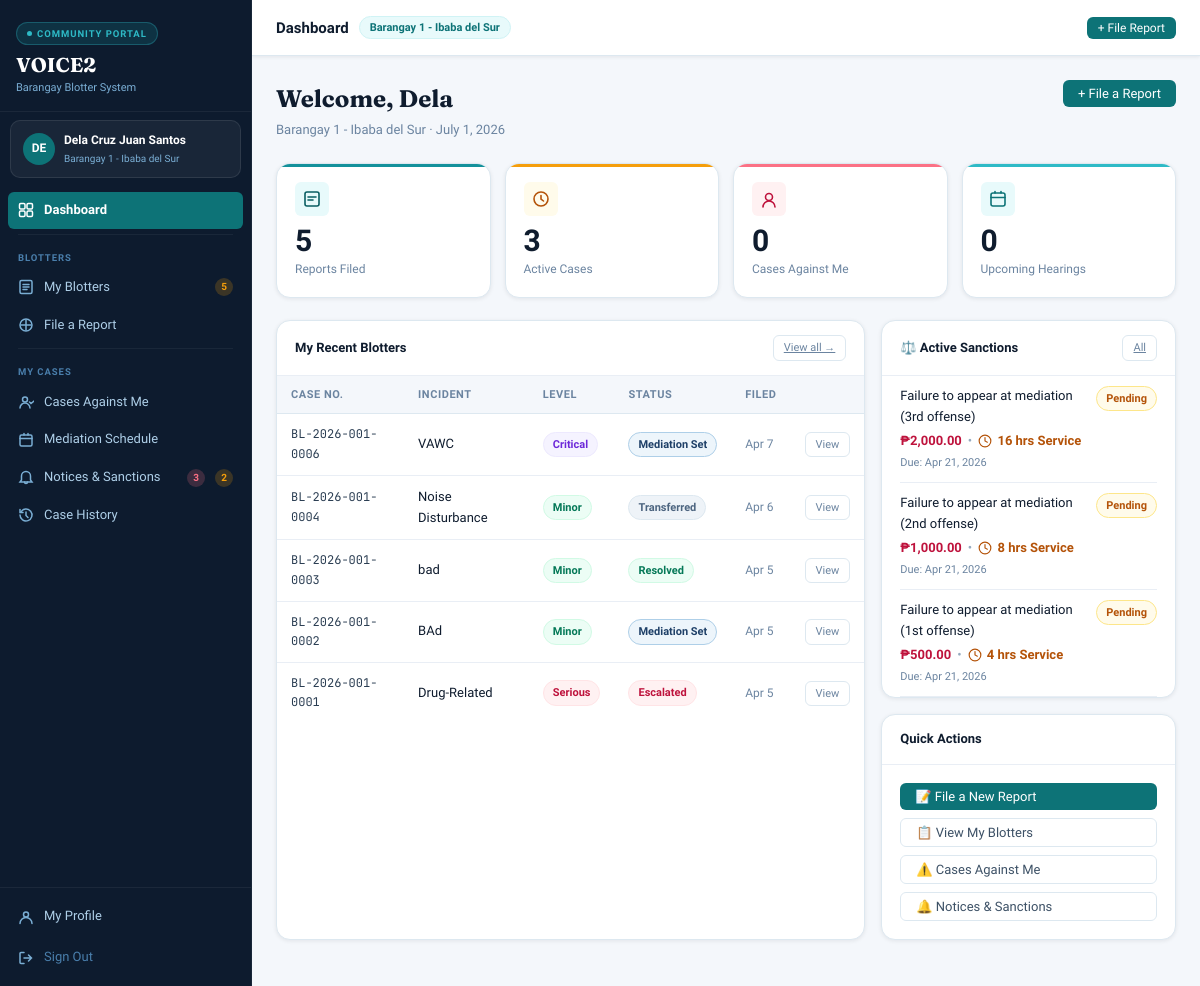
Before: /community-portal/index.php (signed in) with the older database file.
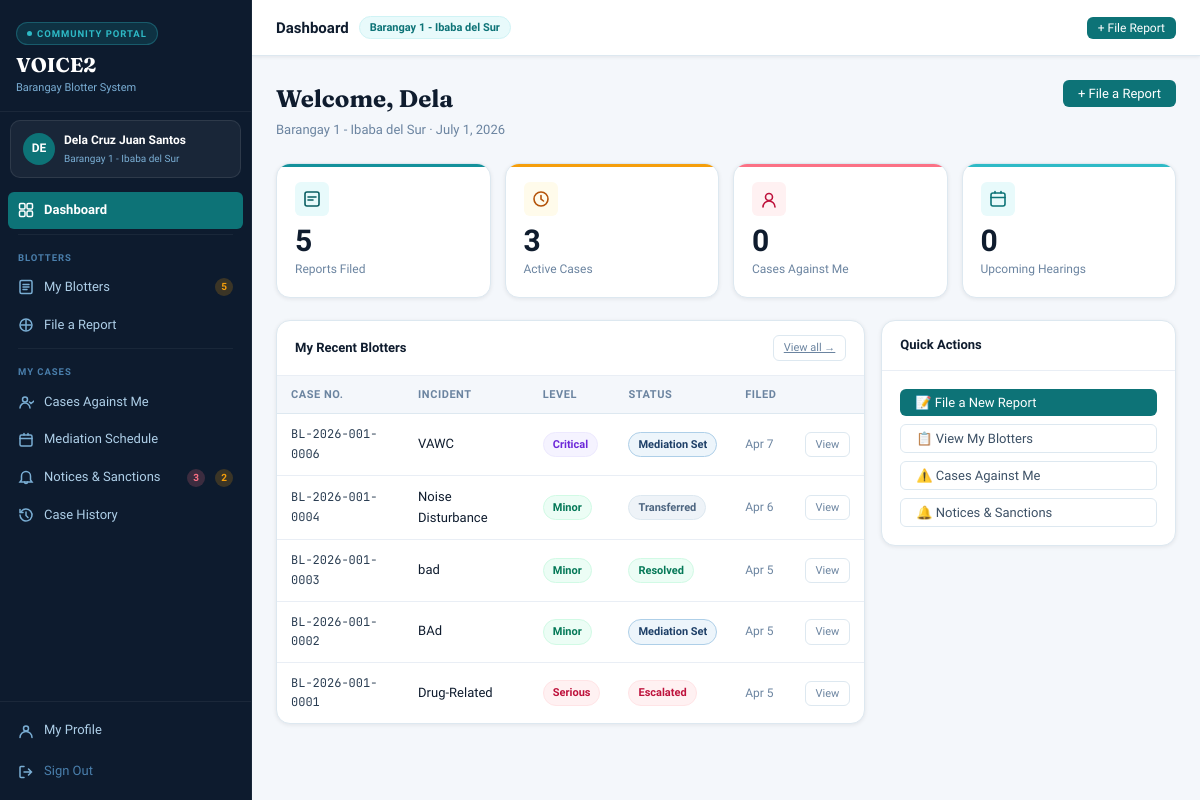
After: the same page with the newer database file.
### tables this page shows
CREATE TABLE `barangays` (
  `id` int(10) UNSIGNED NOT NULL,
  `name` varchar(120) NOT NULL,
  `municipality` varchar(120) NOT NULL,
  `province` varchar(120) DEFAULT NULL,
  `psgc_code` varchar(20) DEFAULT NULL,
  `contact_no` varchar(20) DEFAULT NULL,
  `email` varchar(120) DEFAULT NULL,
  `address` text DEFAULT NULL,
  `captain_name` varchar(120) DEFAULT NULL,
  `is_active` tinyint(1) NOT NULL DEFAULT 1,
  `created_at` datetime NOT NULL DEFAULT current_timestamp(),
  `updated_at` datetime NOT NULL DEFAULT current_timestamp() ON UPDATE current_timestamp()
);

CREATE TABLE `blotters` (
  `id` int(10) UNSIGNED NOT NULL,
  `case_number` varchar(30) NOT NULL,
  `barangay_id` int(10) UNSIGNED NOT NULL,
  `complainant_user_id` int(10) UNSIGNED DEFAULT NULL,
  `respondent_user_id` int(10) UNSIGNED DEFAULT NULL,
  `complainant_name` varchar(200) NOT NULL,
  `complainant_contact` varchar(20) DEFAULT NULL,
  `complainant_address` text DEFAULT NULL,
  `respondent_name` varchar(200) NOT NULL DEFAULT 'Unknown',
  `respondent_contact` varchar(20) DEFAULT NULL,
  `respondent_address` text DEFAULT NULL,
  `incident_type` varchar(100) NOT NULL,
  `violation_level` enum('minor','moderate','serious','critical') NOT NULL,
  `incident_date` date NOT NULL,
  `incident_time` time DEFAULT NULL,
  `incident_location` text DEFAULT NULL,
  `incident_lat` decimal(10,7) DEFAULT NULL,
  `incident_lng` decimal(10,7) DEFAULT NULL,
  `narrative` text DEFAULT NULL,
  `prescribed_action` enum('document_only','mediation','refer_barangay','refer_police','refer_vawc','escalate_municipality','pending') NOT NULL DEFAULT 'pending',
  `status` enum('pending_review','active','mediation_set','escalated','resolved','closed','transferred','dismissed','cfa_issued','repudiated') NOT NULL DEFAULT 'pending_review',
  `assigned_officer_id` int(10) UNSIGNED DEFAULT NULL,
  `filed_by_user_id` int(10) UNSIGNED DEFAULT NULL,
  `remarks` text DEFAULT NULL,
  `complainant_missed` tinyint(3) UNSIGNED NOT NULL DEFAULT 0 COMMENT 'How many mediation sessions complainant missed',
  `respondent_missed` tinyint(3) UNSIGNED NOT NULL DEFAULT 0 COMMENT 'How many mediation sessions respondent missed',
  `created_at` datetime NOT NULL DEFAULT current_timestamp(),
  `updated_at` datetime NOT NULL DEFAULT current_timestamp() ON UPDATE current_timestamp()
);

CREATE TABLE `penalties` (
  `id` int(10) UNSIGNED NOT NULL,
  `blotter_id` int(10) UNSIGNED NOT NULL,
  `violation_id` int(10) UNSIGNED DEFAULT NULL,
  `mediation_schedule_id` int(10) UNSIGNED DEFAULT NULL COMMENT 'Which missed hearing caused this penalty',
  `missed_party` enum('complainant','respondent','both') DEFAULT NULL COMMENT 'Who the penalty is against',
  `barangay_id` int(10) UNSIGNED NOT NULL,
  `reason` varchar(255) NOT NULL,
  `amount` decimal(10,2) NOT NULL DEFAULT 0.00,
  `community_hours` int(10) UNSIGNED DEFAULT 0,
  `due_date` date DEFAULT NULL,
  `paid_at` datetime DEFAULT NULL,
  `status` enum('pending','paid','waived','overdue') NOT NULL DEFAULT 'pending',
  `issued_by` int(10) UNSIGNED DEFAULT NULL,
  `created_at` datetime NOT NULL DEFAULT current_timestamp()
);

### connection/connect.php (called while the page is built, shortened)
<?php
function currentUser(): array {
    return [
        'id'         => $_SESSION['user_id']   ?? null,
        'name'       => $_SESSION['user_name'] ?? null,
        'role'       => $_SESSION['user_role'] ?? null,
        'barangay_id'=> $_SESSION['barangay_id'] ?? null,
    ];
}
function e(string $str): string {
    return htmlspecialchars($str, ENT_QUOTES, 'UTF-8');
}

### community-portal/pages/dashboard.php (the view, shortened to what the rows shown need)
<?php
$uid = (int)$user['id'];
$recent = [];
try {
    $recent = $pdo->query("SELECT id,case_number,incident_type,violation_level,status,created_at FROM blotters WHERE complainant_user_id=$uid ORDER BY created_at DESC LIMIT 6")->fetchAll();
} catch (PDOException $e) {}
$penalties = [];
try {
    $penalties = $pdo->query("SELECT p.reason, p.amount, p.community_hours, p.due_date, p.status FROM penalties p JOIN blotters b ON b.id=p.blotter_id WHERE b.complainant_user_id=$uid OR EXISTS(SELECT 1 FROM violations v WHERE v.blotter_id=b.id AND v.user_id=$uid) ORDER BY p.created_at DESC LIMIT 3")->fetchAll();
} catch (PDOException $e) {}
$lm = ['minor'=>'ch-green','moderate'=>'ch-amber','serious'=>'ch-rose','critical'=>'ch-violet'];
$sm = ['pending_review'=>'ch-amber','active'=>'ch-teal','mediation_set'=>'ch-navy','resolved'=>'ch-green','closed'=>'ch-slate','escalated'=>'ch-rose','transferred'=>'ch-slate'];
?>
<div class="page-hdr">
  <div class="page-hdr-left">
    <h2>Welcome, <?= e(explode(' ', $user['name'] ?? 'Resident')[0]) ?></h2>
    <p><?= e($bgy_name) ?> · <?= date('F j, Y') ?></p>
  </div>
</div>
<div class="g21 mb22">
  <div class="card">
    <div class="tbl-wrap">
      <table>
        <thead><tr><th>Case No.</th><th>Incident</th><th>Level</th><th>Status</th><th>Filed</th><th></th></tr></thead>
        <tbody>
        <?php if (empty($recent)): ?>
          <tr><td colspan="6"><div class="empty-state"><div class="es-icon">📋</div><div class="es-title">No reports yet</div><div class="es-sub"><a href="?page=file-report" style="color:var(--green-600)">File your first report →</a></div></div></td></tr>
        <?php else: foreach ($recent as $b): ?>
          <tr>
            <td class="td-mono"><?= e($b['case_number']) ?></td>
            <td class="td-main"><?= e($b['incident_type']) ?></td>
            <td><span class="chip <?= $lm[$b['violation_level']]??'ch-slate' ?>"><?= ucfirst($b['violation_level']) ?></span></td>
            <td><span class="chip <?= $sm[$b['status']]??'ch-slate' ?>"><?= ucwords(str_replace('_',' ',$b['status'])) ?></span></td>
            <td style="font-size:12px;color:var(--ink-400)"><?= date('M j', strtotime($b['created_at'])) ?></td>
            <td><button class="act-btn" onclick="viewBlotter(<?= $b['id'] ?>)">View</button></td>
          </tr>
        <?php endforeach; endif; ?>
        </tbody>
      </table>
    </div>
  </div>
  <div>
    <?php if (!empty($penalties)): ?>
    <div class="card mb16">
      <div class="card-body" style="padding:0 18px">
        <?php foreach ($penalties as $pen):
          $pc = ['pending'=>'ch-amber','paid'=>'ch-green','overdue'=>'ch-rose','waived'=>'ch-slate'][$pen['status']]??'ch-slate';
        ?>
        <div style="padding:10px 0;border-bottom:1px solid var(--surface-2)">
          <div style="display:flex;justify-content:space-between;align-items:flex-start">
            <div style="font-size:13px;font-weight:500;color:var(--ink-900);flex:1;margin-right:8px"><?= e($pen['reason']) ?></div>
            <span class="chip <?= $pc ?>"><?= ucfirst($pen['status']) ?></span>
          </div>
          <div style="font-size:13px;font-weight:700;color:var(--rose-600);margin-top:4px;display:flex;align-items:center;gap:6px;">
            <?php
                $hasFine = (float)$pen['amount'] > 0;
                $hasService = isset($pen['community_hours']) && (int)$pen['community_hours'] > 0;
            ?>
            <?php if ($hasFine): ?>
                <span>₱<?= number_format((float)$pen['amount'], 2) ?></span>
            <?php endif; ?>
            <?php if ($hasFine && $hasService): ?>
                <span style="color:var(--ink-300);font-weight:400;">&bull;</span>
            <?php endif; ?>
            <?php if ($hasService): ?>
                <span style="color:var(--amber-600);">
                    <svg width="14" height="14" viewBox="0 0 24 24" fill="none" stroke="currentColor" stroke-width="2" stroke-linecap="round" style="vertical-align:text-bottom;margin-right:2px"><circle cx="12" cy="12" r="10"/><polyline points="12 6 12 12 16 14"/></svg>
                    <?= (int)$pen['community_hours'] ?> hrs Service
                </span>
            <?php endif; ?>
          </div>
          <?php if ($pen['due_date']): ?><div style="font-size:11px;color:var(--ink-400);margin-top:2px">Due: <?= date('M j, Y', strtotime($pen['due_date'])) ?></div><?php endif; ?>
        </div>
        <?php endforeach; ?>
      </div>
    </div>
    <?php endif; ?>
  </div>
</div>

### community-portal/index.php (shortened to what the rows shown need)
<?php
require_once '../connection/auth.php';
$user = currentUser();
$allowed = ['dashboard','my-blotters','file-report','assigned-cases','mediation','notices','history','profile'];
$page    = (isset($_GET['page']) && in_array($_GET['page'], $allowed)) ? $_GET['page'] : 'dashboard';
$titles = [
    'dashboard'      => 'Dashboard',
    'my-blotters'    => 'My Blotters',
    'file-report'    => 'File a Report',
    'assigned-cases' => 'Cases Against Me',
    'mediation'      => 'Mediation Schedule',
    'notices'        => 'Notices & Sanctions',
    'history'        => 'Case History',
    'profile'        => 'My Profile',
];
$bid = (int)$user['barangay_id'];
$bgy_name = 'Your Barangay';
try {
    $s = $pdo->prepare("SELECT name FROM barangays WHERE id = ? LIMIT 1");
    $s->execute([$bid]);
    $bgy_name = $s->fetchColumn() ?: $bgy_name;
} catch (PDOException $e) {}
?>
<!DOCTYPE html>
<html lang="en">
<head>
  <link rel="stylesheet" href="css/styles.css">
</head>
<body>
<div class="app">
  <aside class="sidebar">
    <div class="user-chip">
      <div>
        <div class="user-nm"><?= e($user['name'] ?? 'Resident') ?></div>
        <div class="user-bgy"><?= e($bgy_name) ?></div>
      </div>
    </div>
  </aside>
  <div class="main">
    <div class="topbar">
      <div class="topbar-left">
        <span class="topbar-title"><?= e($titles[$page]) ?></span>
        <span class="topbar-badge"><?= e($bgy_name) ?></span>
      </div>
    </div>
    <div class="content">
      <?php include "pages/{$page}.php"; ?>
    </div>
  </div>
</div>
</body>
</html>

Changed rows visible on the page:
removed penalties: reason "Failure to appear at mediation (3rd offense)", status "Pending", amount "2,000.00", community_hours "16", due_date "Apr 21, 2026"
removed penalties: reason "Failure to appear at mediation (2nd offense)", status "Pending", amount "1,000.00", community_hours "8", due_date "Apr 21, 2026"
removed penalties: reason "Failure to appear at mediation (1st offense)", status "Pending", amount "500.00", community_hours "4", due_date "Apr 21, 2026"
Other visible differences:
text no longer shown: "⚖️ Active Sanctions All"
